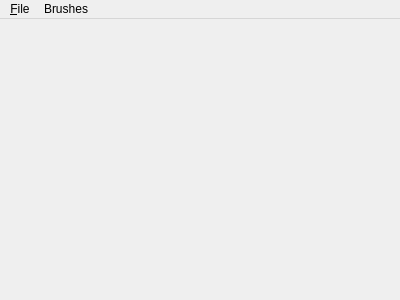
<?xml version="1.0" encoding="UTF-8"?>
<ui version="4.0">
 <class>MainWindow</class>
 <widget class="QMainWindow" name="MainWindow">
  <property name="geometry">
   <rect>
    <x>0</x>
    <y>0</y>
    <width>400</width>
    <height>300</height>
   </rect>
  </property>
  <property name="windowTitle">
   <string>ShapePainter</string>
  </property>
  <widget class="PaintWidget" name="paintWidget"/>
  <widget class="QMenuBar" name="menuBar">
   <property name="geometry">
    <rect>
     <x>0</x>
     <y>0</y>
     <width>400</width>
     <height>23</height>
    </rect>
   </property>
   <widget class="QMenu" name="menuFile">
    <property name="title">
     <string>&amp;File</string>
    </property>
    <addaction name="actionQuit"/>
   </widget>
   <widget class="QMenu" name="menuBrushes">
    <property name="title">
     <string>Brushes</string>
    </property>
   </widget>
   <addaction name="menuFile"/>
   <addaction name="menuBrushes"/>
  </widget>
  <action name="actionQuit">
   <property name="text">
    <string>&amp;Quit</string>
   </property>
  </action>
 </widget>
 <layoutdefault spacing="6" margin="11"/>
 <customwidgets>
  <customwidget>
   <class>PaintWidget</class>
   <extends>QWidget</extends>
   <header>paintwidget.h</header>
   <container>1</container>
  </customwidget>
 </customwidgets>
 <resources/>
 <connections/>
</ui>
